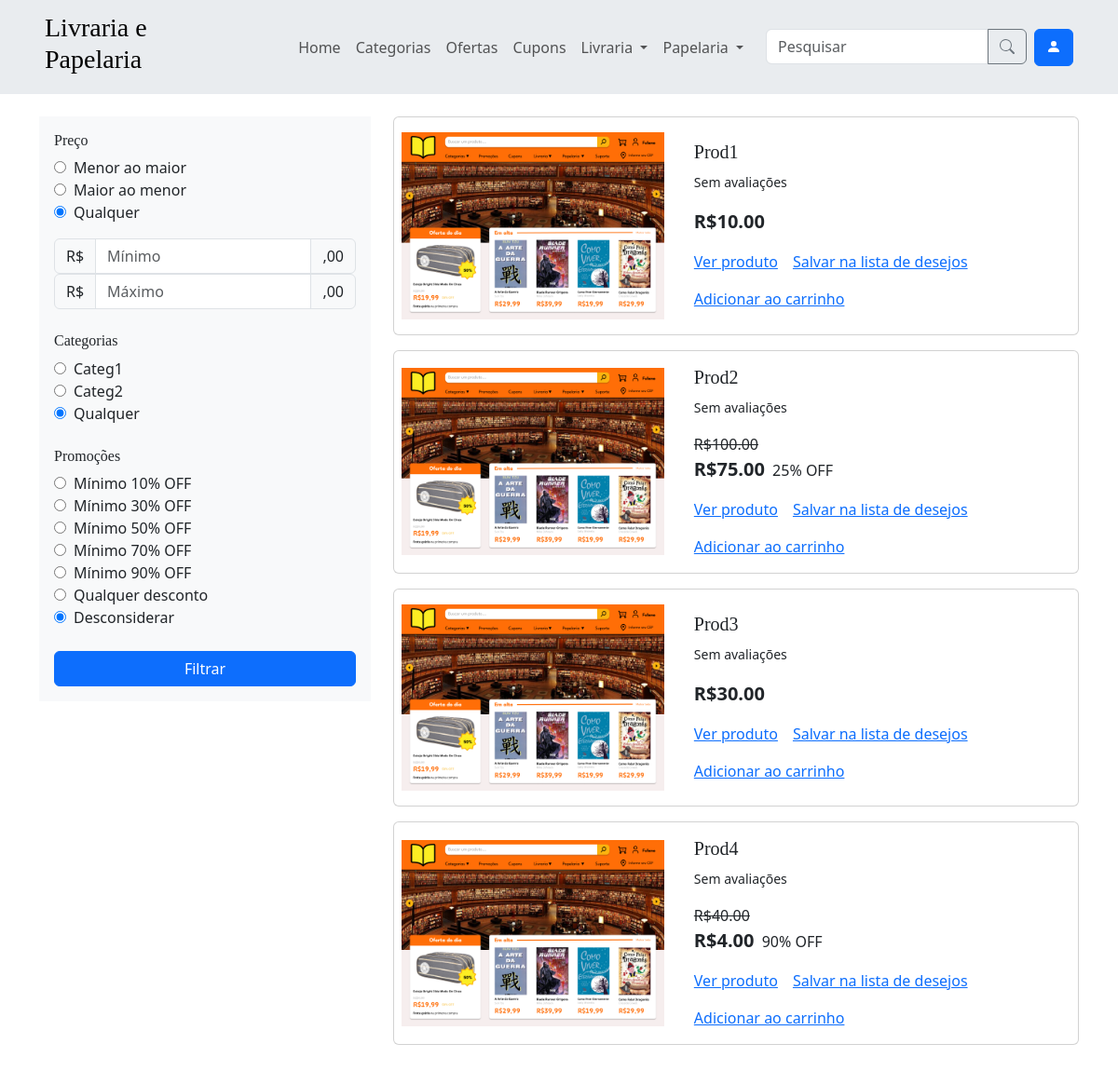
Screenshot of /pesquisa/ with the database file from the repository.
### app/models.py (models this page shows, shortened)
class Categoria(models.Model):
    class TipoChoices(models.TextChoices):
        LIVRARIA = 'LIVRARIA', 'Livraria'
        PAPELARIA = 'PAPELARIA', 'Papelaria'
    nome = models.CharField(max_length=50)
    produtos = models.ManyToManyField(Produto)
    tipo = models.CharField(
        max_length=15,
        choices=TipoChoices.choices,
        null=True,
    )
    class Meta:
        verbose_name = verbose_name_plural = 'Categoria'

class Produto(models.Model):
    nome = models.CharField(max_length=50)
    preco = models.DecimalField(max_digits=10, decimal_places=2)
    descricao = models.TextField(null=True, blank=True)
    is_ativo = models.BooleanField(default=True)
    class Meta:
        verbose_name = verbose_name_plural = 'Produto'

### app/views.py (the view, shortened to what this page needs)
# urls.py: path('pesquisa/', views.pesquisa, name='pesquisa'),
@user_passes_test(usuario_comum)
def pesquisa(request):
    filtros = request.GET.copy()
    def existe(chave):
        return chave in filtros.keys() and filtros[chave] != ''
    if not existe('OrdemPreco'):
        filtros['OrdemPreco'] = 'Qualquer'
    if not existe('Categoria'):
        filtros['Categoria'] = 'Qualquer'
    if not existe('Promocao'):
        filtros['Promocao'] = 'Desconsiderar'
    if not existe('Busca'):
        filtros['Busca'] = ''
    produtos = Produto.objects.all()
    print(filtros['Busca'])
    produtos = produtos.filter(nome__icontains=filtros['Busca'])
    if filtros['Categoria'] != 'Qualquer':
        produtos = produtos.filter(categoria=filtros['Categoria'])
        filtros['Categoria'] = int(filtros['Categoria'])
    produtos = produtos_processor(request, produtos)['produtos']
    if existe('Minimo'):
        produtos = [produto for produto in produtos if produto.preco >= float(filtros['Minimo'])]
    if existe('Maximo'):
        produtos = [produto for produto in produtos if produto.preco <= float(filtros['Maximo'])]
    if filtros['OrdemPreco'] != 'Qualquer':
        if filtros['OrdemPreco'] == 'Asc':
            reverse = False
        elif filtros['OrdemPreco'] == 'Desc':
            reverse = True
        produtos = sorted(produtos, key=lambda produto: produto.preco, reverse=reverse)
    return render(request, 'pesquisa.html', {'produtos': produtos, 'filtros': filtros})

### app/context_processors.py (called while the page is built)
def categorias_processor(request):
    categorias = Categoria.objects.all()
    categorias_livraria = categorias.filter(tipo='LIVRARIA')
    categorias_papelaria = categorias.filter(tipo='PAPELARIA')
    categorias = categorias[:10]
    return {
        'categorias': categorias,
        'categorias_livraria': categorias_livraria,
        'categorias_papelaria': categorias_papelaria
    }

### app/views.py (called while the page is built)
def usuario_comum(user):
    return not user.is_staff

### app/templates/pesquisa.html (shortened to what this page needs)
{% extends 'components/base.html' %}
{% block content %}
<div class="row">
  <div class="col-md-4">
    <aside id="offcanvasResponsive" class="offcanvas-md offcanvas-start d-flex flex-column flex-shrink-0 p-3 bg-body-tertiary" style="">
        <div class="offcanvas-body">
          <form action="{% url 'pesquisa' %}" class="d-flex flex-column gap-4">
            <div>
              <h6>Preço</h6>
              <div><input {% if filtros.OrdemPreco == 'Asc' %} checked {% endif %} name="OrdemPreco" value="Asc" type="radio"><span class="ms-2">Menor ao maior</span></div>
              <div><input {% if filtros.OrdemPreco == 'Desc' %} checked {% endif %} name="OrdemPreco" value="Desc" type="radio"><span class="ms-2">Maior ao menor</span></div>
              <div><input {% if filtros.OrdemPreco == 'Qualquer' %} checked {% endif %} name="OrdemPreco" value="Qualquer" type="radio"><span class="ms-2">Qualquer</span></div>
              <div class="input-group mt-3">
                <span class="input-group-text">R$</span>
                <input {% if filtros.Minimo %} value="{{ filtros.Minimo }}" {% endif %} type="number" placeholder="Mínimo" name="Minimo" class="form-control">
                <span class="input-group-text">,00</span>
              </div>
              <div class="input-group">
                <span class="input-group-text">R$</span>
                <input {% if filtros.Maximo %} value="{{ filtros.Maximo }}" {% endif %} type="number" placeholder="Máximo" name="Maximo" class="form-control">
                <span class="input-group-text">,00</span>
              </div>
            </div>
            <div>
            <h6>Categorias</h6>
              {% for categoria in categorias %}
                <div><input {% if categoria.id == filtros.Categoria %} checked {% endif %} name="Categoria" value="{{ categoria.id }}" type="radio"><span class="ms-2">{{ categoria.nome }}</span></div>
              {% endfor %}
              <div><input {% if filtros.Categoria == 'Qualquer' %} checked {% endif %} name="Categoria" value="Qualquer" type="radio"><span class="ms-2">Qualquer</span></div>
            </div>
            <div>
              <h6>Promoções</h6>
              <div><input {% if filtros.Promocao == '0.10' %} checked {% endif %} name="Promocao" value="0.10" type="radio"><span class="ms-2">Mínimo 10% OFF</span></div>
              <div><input {% if filtros.Promocao == '0.30' %} checked {% endif %} name="Promocao" value="0.30" type="radio"><span class="ms-2">Mínimo 30% OFF</span></div>
              <div><input {% if filtros.Promocao == '0.50' %} checked {% endif %} name="Promocao" value="0.50" type="radio"><span class="ms-2">Mínimo 50% OFF</span></div>
              <div><input {% if filtros.Promocao == '0.70' %} checked {% endif %} name="Promocao" value="0.70" type="radio"><span class="ms-2">Mínimo 70% OFF</span></div>
              <div><input {% if filtros.Promocao == '0.90' %} checked {% endif %} name="Promocao" value="0.90" type="radio"><span class="ms-2">Mínimo 90% OFF</span></div>
              <div><input {% if filtros.Promocao == 'Qualquer desconto' %} checked {% endif %} name="Promocao" value="Qualquer desconto" type="radio"><span class="ms-2">Qualquer desconto</span></div>
              <div><input {% if filtros.Promocao == 'Desconsiderar' %} checked {% endif %} name="Promocao" value="Desconsiderar" type="radio"><span class="ms-2">Desconsiderar</span></div>
            </div>
            <div><input class="w-100 btn btn-primary" type="submit" value="Filtrar"></div>
          </form>
      </div>
    </aside>
  </div>
  <div class="col col-md-8">
    {% for produto in produtos %}
      <div class="card mb-3 w-100 text-decoration-none">
        <div class="row g-0 align-items-center">
          <div class="col-md-5 p-3 ps-md-2">
          {% load static %}
            <img src="{% static 'img/teste.png' %}" class="img-fluid" alt="...">
          </div>
          <div class="col-md-7">
            <div class="card-body">
              <h5 class="card-title mb-2">{{ produto.nome }}</h5>
              <p class="card-text"><small>{{ produto.nota }}</small></p>
              {% if produto.tem_promocao %}
                <p class="card-text mt-3 mb-0 text-decoration-line-through">R${{ produto.preco_sem_desconto|floatformat:2 }}</p>
                <p class="card-text">
                  <span class="fw-bold lead me-1">R${{ produto.preco|floatformat:2 }}</span>
                  {{ produto.desconto|floatformat:0 }}% OFF
                </p>
              {% else %}
                <p class="card-text">
                  <span class="fw-bold lead me-1">R${{ produto.preco|floatformat:2 }}</span>
                </p>
              {% endif %}
              <div class="d-flex gap-3 flex-wrap mt-3">
                <a href="{% url 'produto' id_produto=produto.id %}">Ver produto</a>
                <a href="{% url 'lista_de_desejos_adicionar' id_produto=produto.id %}">Salvar na lista de desejos</a>
                <a href="{% url 'carrinho_adicionar' id_produto=produto.id %}">Adicionar ao carrinho</a>
              </div>
            </div>
          </div>
        </div>
      </div>
    {% empty %}
      <p>Nenhum produto corresponde à sua pesquisa.</p>
      <p>Verifique os filtros e o termo de busca.</p>
    {% endfor %}
  </div>
</div>
{% endblock %}

### app/templates/components/base.html (style rules this page uses)
h1, h2, h3, h4, h5, h6 { font-family: "Playfair Display", Georgia, "Times New Roman", serif; }

### rows the page displays
Categoria: nome "Categ1"
Categoria: nome "Categ2"
Produto: nome "Prod1", nota "Sem avaliações", preco "10.00"
Produto: nome "Prod2", nota "Sem avaliações", preco_sem_desconto "100.00", preco "75.00", desconto "25"
Produto: nome "Prod3", nota "Sem avaliações", preco "30.00"
Produto: nome "Prod4", nota "Sem avaliações", preco_sem_desconto "40.00", preco "4.00", desconto "90"
